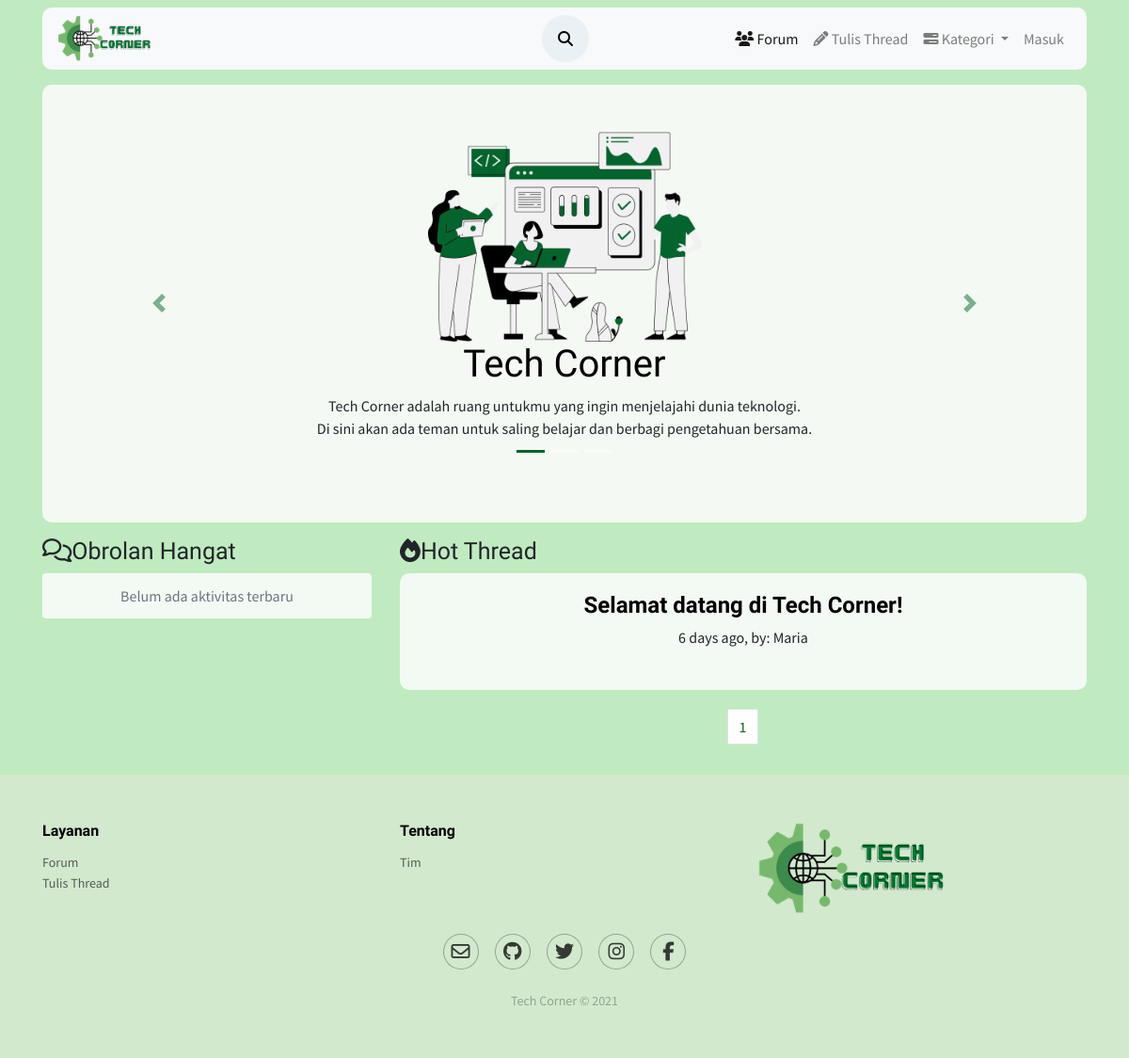
/forum, run on an earlier commit of the app's database.
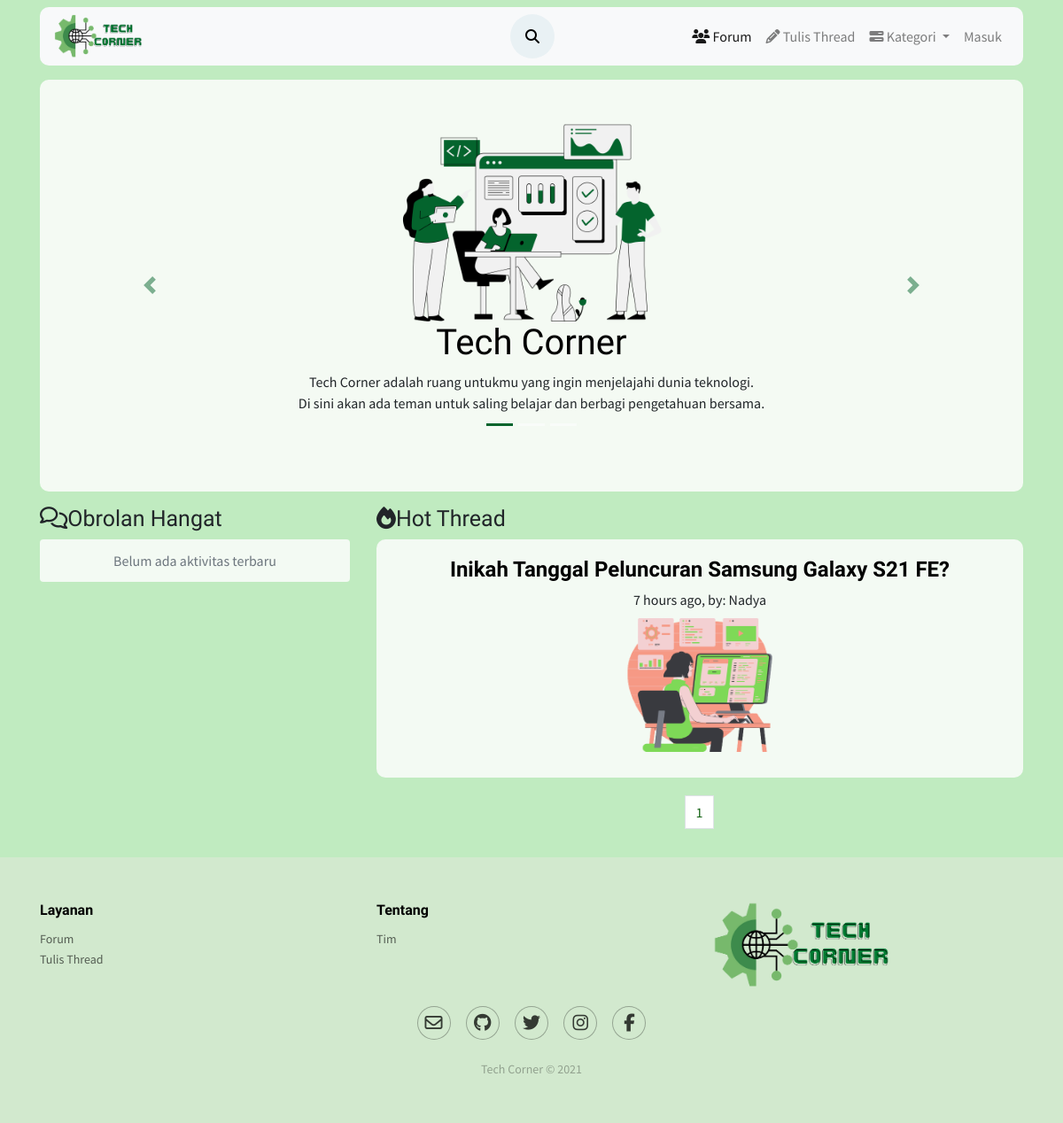
And on a later commit of the database.
### tables this page shows
CREATE TABLE `posting` (
  `id_thread` int(50) NOT NULL,
  `user_id` int(50) NOT NULL,
  `judul` varchar(200) NOT NULL,
  `konten` text NOT NULL,
  `kategori` varchar(50) NOT NULL,
  `thumb` varchar(50) NOT NULL,
  `tanggal_posting` timestamp NOT NULL DEFAULT current_timestamp(),
  `diubah` varchar(20) DEFAULT NULL
);

CREATE TABLE `users` (
  `id_user` int(11) NOT NULL,
  `username` varchar(50) NOT NULL,
  `email` varchar(100) NOT NULL,
  `password` varchar(100) NOT NULL,
  `name` varchar(100) NOT NULL,
  `foto` varchar(50) NOT NULL,
  `level` varchar(20) NOT NULL,
  `vkey` varchar(200) NOT NULL,
  `verified` enum('0','1') NOT NULL DEFAULT '0' COMMENT '0 = not verified\r\n1 = verified\r\n',
  `created_at` timestamp(6) NOT NULL DEFAULT current_timestamp(6)
);

### forum/funct/function.php (called while the page is built, shortened)
<?php
function query($query)
{
    global $conn;
    $result=mysqli_query($conn,$query);
    $rows=[];
    while($row= mysqli_fetch_assoc($result))
    {
        $rows[]=$row;
    }
    return $rows;
}
function users($id_user)
{
     $query="SELECT * FROM users WHERE
        id_user ='$id_user';";
     return query($query);
}
function times( $time )
{
    $time_difference = time() - $time;
    $condition = array( 12 * 30 * 24 * 60 * 60 =>  'year',
                30 * 24 * 60 * 60       =>  'month',
                24 * 60 * 60            =>  'day',
                60 * 60                 =>  'hour',
                60                      =>  'minute',
                1                       =>  'second'
    );
    foreach( $condition as $secs => $str )
    {
        $d = $time_difference / $secs;
        if( $d >= 1 )
        {
            $t = round( $d );
            return  $t . ' ' . $str . ( $t > 1 ? 's' : '' ) . ' ago';
        }
    }
}
?>

### forum/index.php (the view, shortened to what the changed rows need)
<?php include('layout/header.php'); ?>
<?php include('layout/navbar.php'); ?>
<?php include('funct/function.php'); ?>
<?php
$jumlah_data_perhalaman = 4;
$jumlahData = count(query("SELECT * FROM posting "));
$jumlahpage = ceil($jumlahData / $jumlah_data_perhalaman);
$activepage = (isset($_GET['halaman'])) ? $_GET['halaman'] : 1;
$awal = ($jumlah_data_perhalaman * $activepage) - $jumlah_data_perhalaman;
$list = query("SELECT * FROM posting ORDER BY tanggal_posting DESC LIMIT $awal,$jumlah_data_perhalaman ")
?>
<div class="container">
    <div class="main-content">
        <div class="banner p-5  text-center">
            <div class="bd-example">
                <div id="carouselExampleCaptions" class="carousel slide" data-ride="carousel">
                    <div class="carousel-inner">
                        <div class="carousel-item active">
                            <center>
                            <div class="d-none d-md-block">
                                <h1>Tech Corner</h1>
                            </div>
                            </center>
                        </div>
                    </div>
                    <br>
                </div>
            </div>
        </div>
    </div>
</div>
<div class="container mb-3 mt-3 align-self-center">
    <div class="card-fitur">
        <div class="row">
            <div class="col-6 col-md-4 mb-3 pull-left">
                <h2><i class="fa fa-comments-o" aria-hidden="true"></i>Obrolan Hangat</h2>
            </div>
            <div class="col-md-8  text-center">
                <h2><i class="fa fa-fire" aria-hidden="true"></i>Hot Thread</h2>
                <?php foreach ($list as $data) : ?>
                    <?php foreach ($res = users($data['user_id']) as $user) : ?>
                        <div class="widget">
                            <div class="card media d-flex justify-content-center align-items-center">
                                <div class="card-body d-flex justify-content-center align-items-center  ">
                                    <div class="media-body ">
                                        <h4 class="media-heading justify-content-center">
                                            <a href="view.php?thread=<?= $data['id_thread'] ?>" target="_self"><b><?= $data['judul'] ?></b></a>
                                        </h4><span class="media-date"><a><?= times(strtotime($data['tanggal_posting'])) ?></a>, by: <a><?= $user['username'] ?></a></span>
                                        <br><a href="view.php?thread=<?= $data['id_thread'] ?>"><img class="media-object" src="assets/thumbnail/<?= $data['thumb']; ?>" width="300px" alt=""></a>
                                </div>
                            </div>
                        </div>
                    </div>
                <?php endforeach; ?>
            <?php endforeach; ?>
            <nav aria-label="Page navigation example">
                <ul class="pagination justify-content-center">
                    <?php for ($i = 1; $i <= $jumlahpage; $i++) : ?>
                        <?php if ($i === $activepage) : ?>
                            <li class="page-item  "><a class="page-link" href="index.php?halaman=<?= $i ?>"><?= $i ?></a></li>
                        <?php else : ?>
                            <li class="page-item "><a class="page-link" href="index.php?halaman=<?= $i ?>"><?= $i ?></a></li>
                        <?php endif; ?>
                    <?php endfor; ?>
                </ul>
            </nav>
        </div>
    </div>
</div>
</div>
<?php include('layout/footer.php'); ?>

What changed in the data, as far as the page shows it:
removed posting: judul "Selamat datang di Tech Corner!", tanggal_posting "6 days ago"
no longer on this page (row unchanged): users: username "Maria"
added posting: judul "Inikah Tanggal Peluncuran Samsung Galaxy S21 FE?", tanggal_posting "7 hours ago"
now on this page (row unchanged): users: username "Nadya", posting.thumb (picture)
